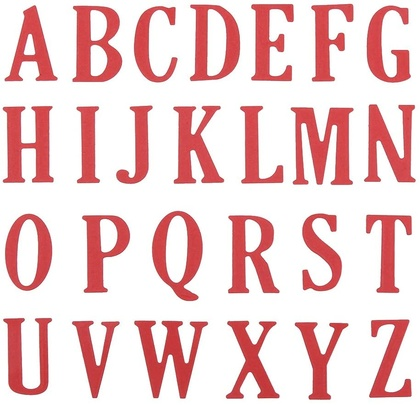
%> input picture LAB566/Lab 11/alphabet.jpg, 420 x 405 px, shrunk from 916 x 884 before the run
$ octave Lab11b.m   (GNU Octave 9; MATLAB toolbox functions it lacks are replaced by stand-ins)
%> lines starting %> are read from the running program, lines starting %| are printed output that depends on the picture; in (x1, y1, x2, y2) boxes, pixels count from 0 and x2, y2 are one past the last pixel; in counts of white or black regions, pixels touching at a corner belong together; the program's own positions count from 1
close all;
clear all;
clc;

img = imread('alphabet.jpg');
%> img is the input picture: size 405x420x3 uint8; mean R, G, B 239.1, 205, 205.8
img = rgb2gray(img);
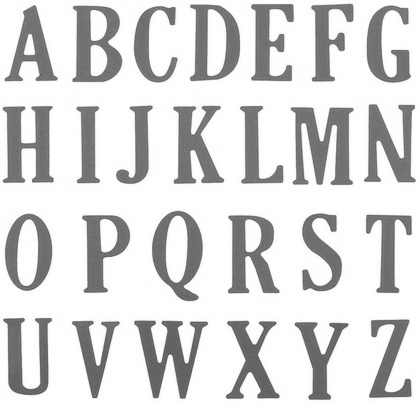
%> img: size 405x420 uint8; min 76, max 255, mean 215.3
img = imbinarize(img);
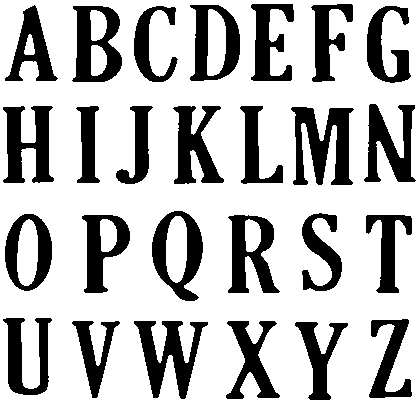
%> img: size 405x420 logical; 72.9% white; 26 black regions, largest, box (x1, y1, x2, y2) and area: (291, 107, 354, 185) 2849, (134, 321, 208, 399) 2484, (3, 106, 54, 183) 2297
img = imcomplement(img);
figure, imshow(img), title('orignal image');

[h,w] = size(img);
%> h = 405; w = 420
I = zeros(h,w);
num_iter = 1;

while(~isequal(I,img))
    I = img;
    for i = 2:h-1
        for j = 2:w-1
            if I(i,j) == 1
                Neighbour = [I(i-1,j-1) I(i-1,j) I(i-1,j+1) I(i,j+1) I(i+1,j+1) I(i+1,j) I(i+1,j-1) I(i,j-1), I(i-1,j-1)];
                % Number of 2-connected components
                A_p = nnz(diff(Neighbour)==1);
                %  Number of foreground pixels
                B_p = sum(Neighbour(1:8)==1);
                if mod(num_iter,2) == 1
                % right pr bottom or north-west pixels shoul be 0
                    if A_p==1 && 2<=B_p && B_p<=6 ((I(i,j+1) * I(i+1,j)==0)||((I(i-1,j)==0 && (I(i,j-1)==0))))
                        img(i,j) = 0;
                    end
                end
            end
        end
    end
    num_iter = num_iter +1;
end
%> this loop made 2 passes
%> num_iter on passes 1 to 2: 2, 3
%> pass 2, `I = img;`:
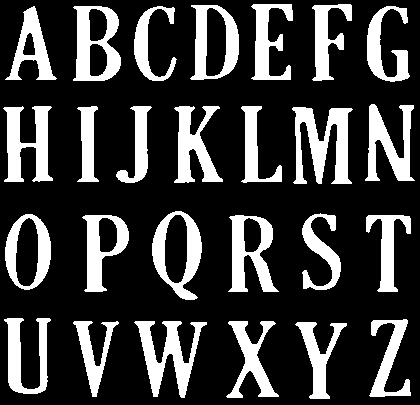
%> I: size 405x420 logical; 24% white; 26 white regions, largest, box (x1, y1, x2, y2) and area: (292, 107, 353, 184) 2534, (134, 321, 207, 398) 2211, (3, 106, 53, 182) 2075
%> after the loop, A_p = 1; B_p = 3; Neighbour = [true true false false false false false true true]

figure, imshow(img), title('After Skeletonization');

% Skeletonization using built-in function
skel = bwskel(img);
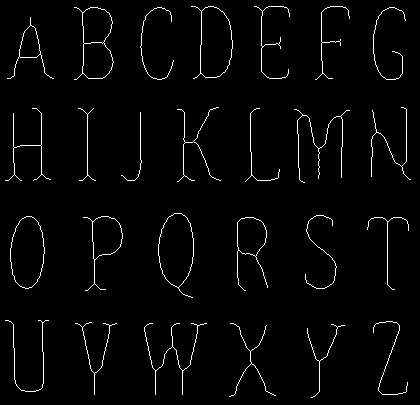
%> skel: size 405x420 logical; 2.4% white in thin lines or dots
figure, imshow(skel), title('Skeletonization using built-in function');
